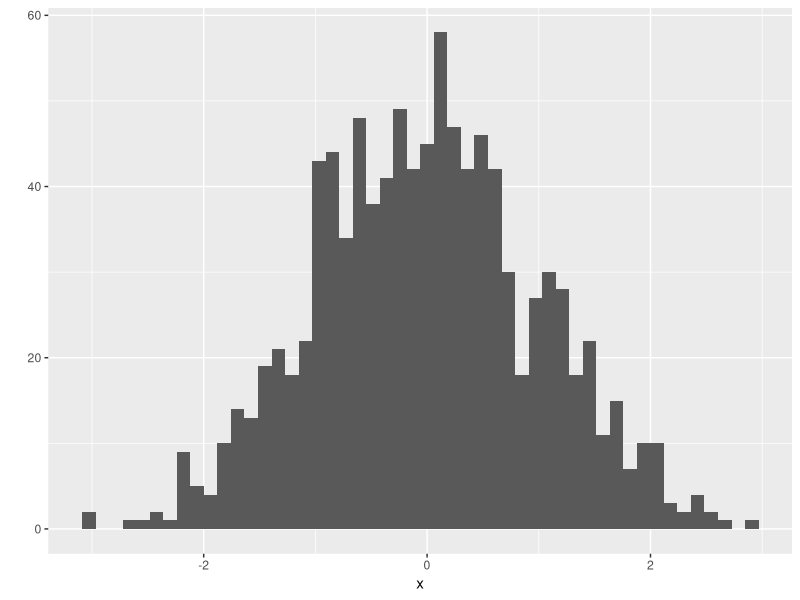

The R source for this figure:
## ---- chunk 1
knitr::opts_chunk$set(echo = TRUE, prompt = TRUE, eval = FALSE, 
                      comment=NA, warning = FALSE)
## ---- chunk 2
library(ggplot2)
## ---- chunk 3
x <- rnorm(1000) # generate 1000 random draws from normal distn
qplot(x, geom="histogram", bins=50) # qplot defined in ggplot2
